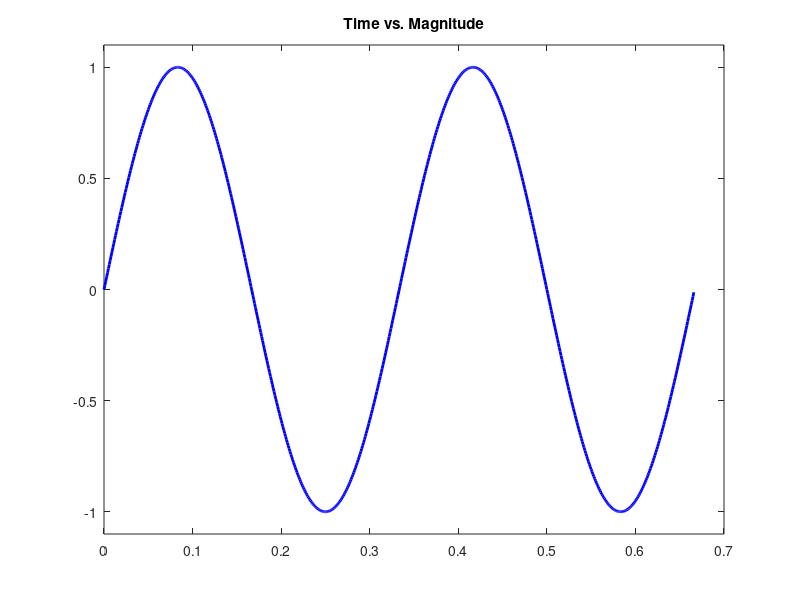

Source code (MATLAB): (Note: this script raises an error after producing the figure.)
clear % clears the memory % 
clc % clears the screen%

% Task 1: Construction of continuous time signal %

start = 0;
increment = 0.001;
stop = 0.666;
t = start : increment : stop;                           % t = time (s) %
x_c = sin(2*pi*3*t);                                % x_c = continuous %

% Task 2: Plotting of continous time signal %

figure('units', 'normalized', 'OuterPosition', [0 0 1 1]);
plot (t, x_c, 'LineWidth', 2, 'Color', 'blue'); 
ylim([-1.1 1.1]);
[t] = title('Time vs. Magnitude', 'Color', 'black', 'FontWeight','bold');
t.FontSize = 16;
[x] = xlabel('Time (s)', 'color', 'black', 'FontWeight','bold');
[y] = ylabel('Magnitude', 'color', 'black', 'FontWeight','bold');
x.FontSize = 14;
y.FontSize = 14;
hold on;
grid on; 

% The tick marks must be 14 font, bold, gca?? %

% Task 3: Continuous time to discrete converstion %

Nyquist_Frequency = 3;
Nyquist_Rate = Nyquist_Frequency * 2;
Sampling_Frequency = Nyquist_Rate * 5;
Sampling_Period = 1 / Sampling_Frequency;
Period = 1 / Nyquist_Frequency;
N = Period / Sampling_Period;
n = 0:1:2*N;
nTs = n * Sampling_Period;
x_disc = sin(2*pi*3*nTs);
stem(nTs,x_disc, 'LineWidth', 2, 'Color', 'red');


% Task 4: Displaying Results %

legend('sin(2*pi*3*t)','sin(2*pi*3*nTs)')
fig = gcf;
saveas(gcf,'figure1.jpeg');



% Task 5: Data Handling %


% Task 6: Adjust the discrete signal in order that each sample is rounded up/down in order that it lies exactly upon a quantisation level. %


% Task 7: Use the 'interpl' command to resample the signal by a factor of 2. Ivestigate the differences between 'linear' and 'spline' interpolation. %